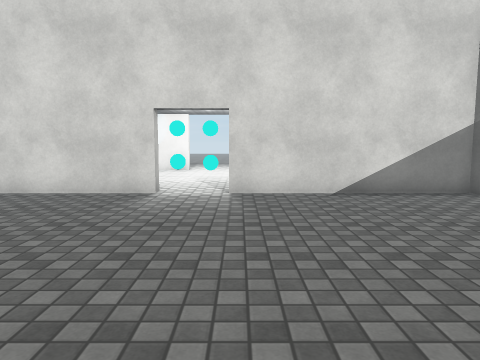
[1] (above)

13 first-person views from a walk through a 3-D level made in the Unity game engine. The camera is 1.3 m above the floor, tilts 6° down and sees 70° across. The floor is counted in squares, 1 m on a side. Each view is taken from the middle of a square. On the plan, view 1 faces up. The plan holds only what a view shows up to about 15 squares ahead; the rest is blank. The place goes on beyond the plan. The player is left out. Surface patterns are stand-ins for the level's own textures.

[2]
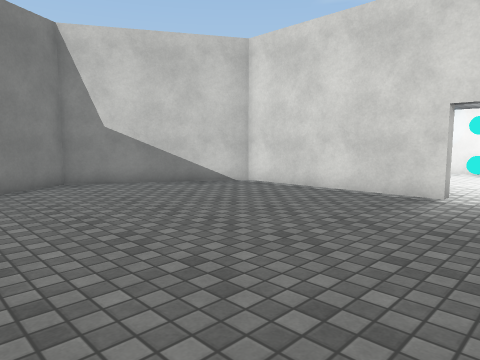

[3]
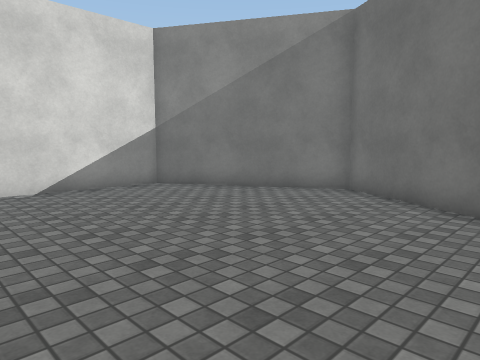

[4]
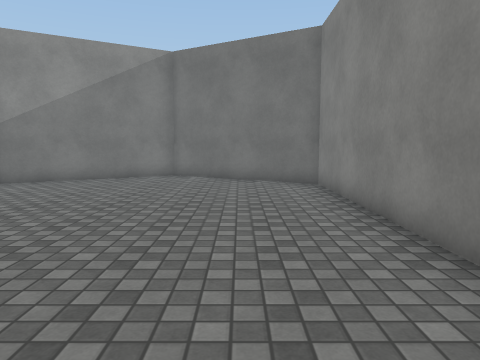

[5]
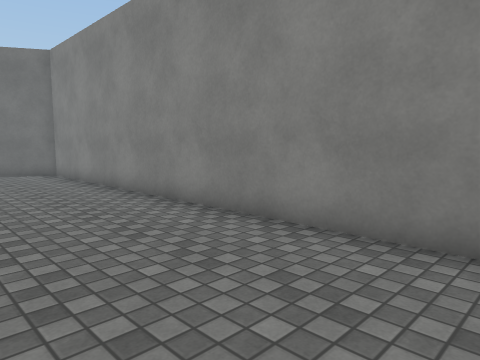

[6]
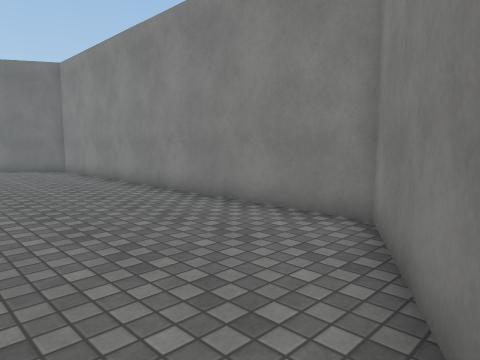

[7]
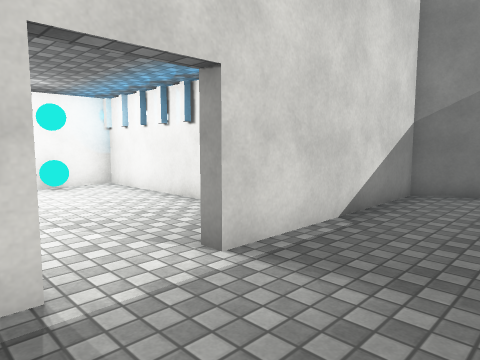

[8]
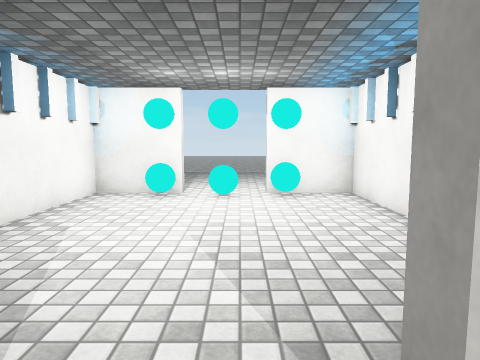

[9]
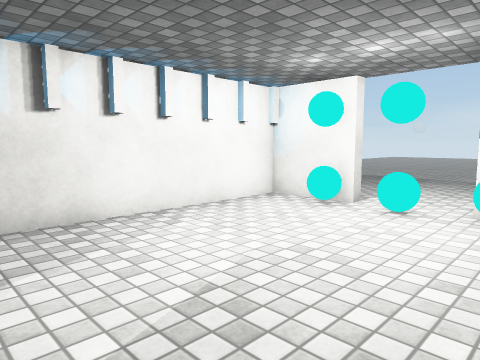

[10]
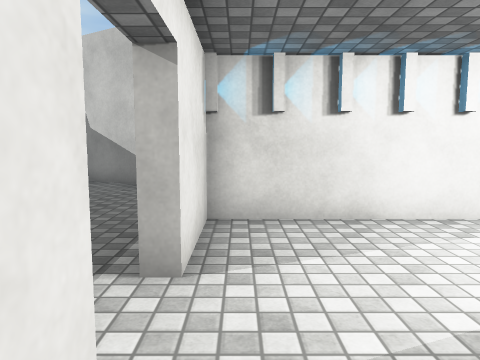

[11]
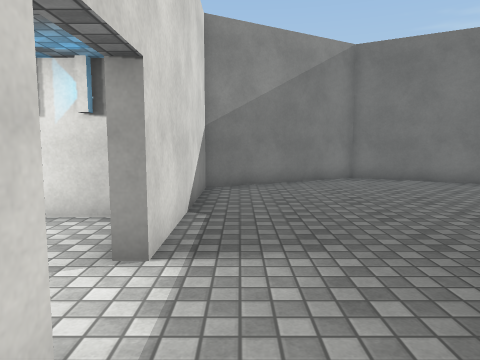

[12]
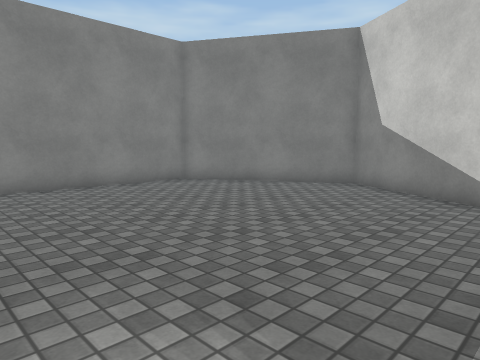

[13]
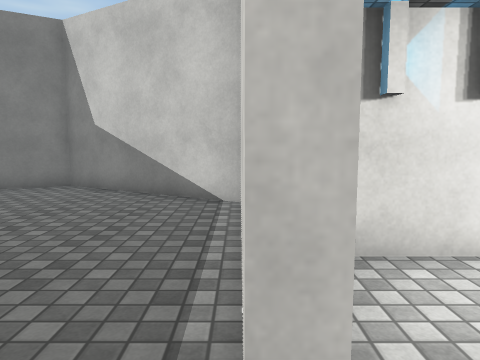

### Floor plan
Points are (right, up) in squares from view 1. A wall is a line through its corners. A room is listed if a view was taken in it or the views show most of it. See-through windows are left out.
Room 1 (views 1, 2, 3, 4, 5, 6, 7, 8, 11)
walls: (-2.2, 9) (-8.6, 9) (-11.6, 3.7) (-8.6, -1.6) (6.1, -1.6) (9.2, 3.7) (6.1, 9) (-0.3, 9)
ways out: opening at (-1.5, 9) to room 2
Room 2 (views 9, 10, 12, 13)
walls: (-0.3, 9) (-0.3, 9.4) (0.2, 9.4); (2, 10.2) (2, 17.1) (0.4, 17.1); (-2.5, 17.5) (-2.5, 17.1) (-4.9, 17.1) (-4.9, 9.4) (-2.2, 9.4) (-2.2, 9)
ways out: opening at (-1.5, 9) to room 1
objects: other object (-3, 16) to (0, 17)

Positions as (right, up) in squares from view 1, and headings:
1: (0, 0), facing up
2: (0, 0), facing up-left
3: (0, -1), facing up-right
4: (-5, 1), facing right
5: (-9, 3), facing down-right
6: (-11, 4), facing down-right
7: (-3, 6), facing up-right
8: (-1, 8), facing up
9: (1, 10), facing up-left
10: (1, 10), facing left
11: (-4, 8), facing right
12: (-1, 9), facing down-left
13: (-1, 9), facing left
